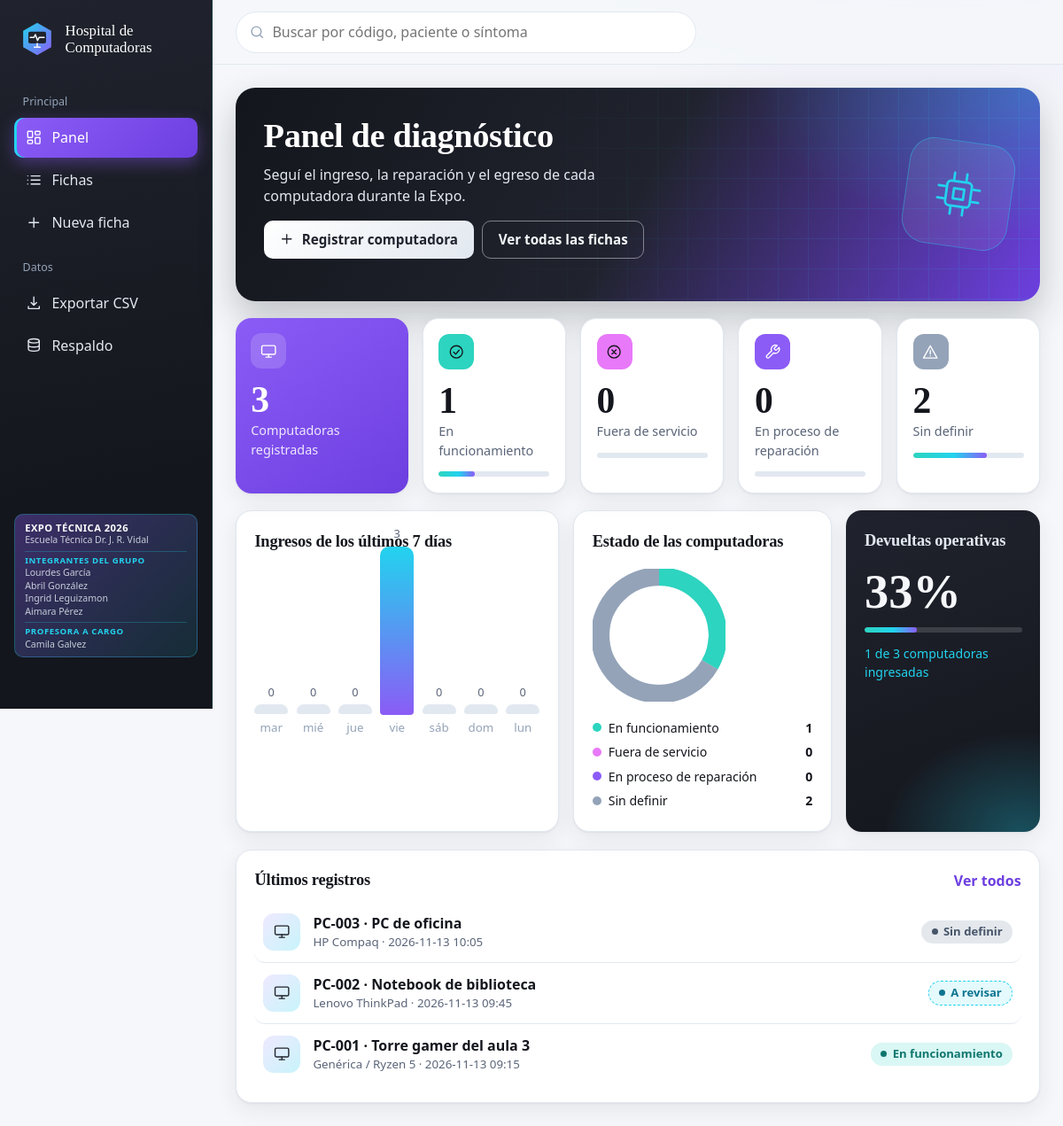
The page / on the database its author committed.
### tables this page shows
CREATE TABLE fichas (
            id            INTEGER PRIMARY KEY AUTOINCREMENT,
            codigo        TEXT,
            paciente      TEXT NOT NULL,
            marca_modelo  TEXT,
            sintoma       TEXT NOT NULL,
            estado_inicial TEXT,
            estudios      TEXT,
            resultados    TEXT,
            diagnostico   TEXT,
            tratamiento   TEXT,
            componentes   TEXT,
            prueba_final  TEXT,
            estado_final  TEXT,
            fecha_ingreso TEXT,
            fecha_egreso  TEXT,
            tecnico       TEXT
        , estado_anterior TEXT);

### app.py (the view)
@app.route("/")
def panel():
    db = get_db()
    resumen = calcular_resumen(db)
    total = resumen["total"]
    ultimos = db.execute("SELECT * FROM fichas ORDER BY id DESC LIMIT 5").fetchall()
    dias = ["lun", "mar", "mié", "jue", "vie", "sáb", "dom"]
    por_dia = []
    for i in range(6, -1, -1):
        d = date.today() - timedelta(days=i)
        n = db.execute("SELECT COUNT(*) FROM fichas WHERE fecha_ingreso LIKE ?",
                       (f"{d.isoformat()}%",)).fetchone()[0]
        por_dia.append({"dia": dias[d.weekday()], "n": n})
    maximo = max([x["n"] for x in por_dia] + [1])
    for x in por_dia:
        x["alto"] = round(x["n"] * 100 / maximo)
    segmentos, acumulado = [], 0
    for nombre in ESTADOS_FINALES + ["Sin definir"]:
        pct = resumen[nombre] * 100 / total if total else 0
        segmentos.append({"nombre": nombre, "cantidad": resumen[nombre],
                          "pct": round(pct, 2), "offset": round(-acumulado, 2)})
        acumulado += pct
    tasa = round(resumen["En funcionamiento"] * 100 / total) if total else 0
    return render_template("panel.html", resumen=resumen, ultimos=ultimos,
                           por_dia=por_dia, segmentos=segmentos, tasa=tasa)

### app.py (called while the page is built)
def get_db():
    if "db" not in g:
        g.db = sqlite3.connect(RUTA_DB)
        g.db.row_factory = sqlite3.Row  # permite usar fila["paciente"]
    return g.db

@app.teardown_appcontext
def cerrar_db(error=None):
    db = g.pop("db", None)
    if db is not None:
        db.close()

@app.template_filter("fecha")
def formatear_fecha(valor):
    return valor.replace("T", " ") if valor else "—"

@app.template_filter("ec")
def clase_estado(nombre):
    return CLASES_ESTADO.get(nombre, "sin")

def calcular_resumen(db):
    resumen = {"total": db.execute("SELECT COUNT(*) FROM fichas").fetchone()[0]}
    for e in ESTADOS_FINALES:
        resumen[e] = db.execute(
            "SELECT COUNT(*) FROM fichas WHERE estado_final = ?", (e,)).fetchone()[0]
    resumen["Sin definir"] = db.execute(
        "SELECT COUNT(*) FROM fichas WHERE estado_final IS NULL OR estado_final = ''"
    ).fetchone()[0]
    return resumen

### templates/panel.html
{% extends "base.html" %}
{% from "_iconos.html" import icono %}
{% block contenido %}
<section class="hero">
  <div>
    <h1>Panel de diagnóstico</h1>
    <p>Seguí el ingreso, la reparación y el egreso de cada computadora durante la Expo.</p>
    <div class="botones">
      <a class="boton claro" href="{{ url_for('nueva') }}">{{ icono('mas') }}Registrar computadora</a>
      <a class="boton fantasma" href="{{ url_for('listado') }}">Ver todas las fichas</a>
    </div>
  </div>
  <div class="hero-deco" aria-hidden="true">{{ icono('chip') }}</div>
</section>
<section class="stats">
  <article class="stat destacada"><span class="stat-ico">{{ icono('pc') }}</span>
    <strong>{{ resumen.total }}</strong><span class="stat-t">Computadoras registradas</span></article>
  {% for nombre, ic, cl in [('En funcionamiento','ok','fun'), ('Fuera de servicio','no','fue'), ('En proceso de reparación','llave','rep'), ('Sin definir','alerta','sin')] %}
  <article class="stat t-{{ cl }}"><span class="stat-ico">{{ icono(ic) }}</span>
    <strong>{{ resumen[nombre] }}</strong><span class="stat-t">{{ nombre }}</span>
    <i class="barrita"><b style="width: {{ (resumen[nombre] * 100 / resumen.total)|round if resumen.total else 0 }}%"></b></i></article>
  {% endfor %}
</section>
<section class="graficos">
  <article class="tarjeta">
    <h2>Ingresos de los últimos 7 días</h2>
    <div class="barras">
      {% set mayor = por_dia|map(attribute='n')|max %}
      {% for d in por_dia %}
        <div class="barra-col"><em>{{ d.n }}</em>
          <span class="barra-b {{ 'max' if d.n == mayor and d.n > 0 }}" style="height: {{ [d.alto, 6]|max }}%"></span>
          <small>{{ d.dia }}</small></div>
      {% endfor %}
    </div>
  </article>
  <article class="tarjeta">
    <h2>Estado de las computadoras</h2>
    <div class="dona-caja">
      <svg class="dona" viewBox="0 0 36 36" role="img" aria-label="Distribución por estado final">
        <circle class="dona-base" cx="18" cy="18" r="15.9155"/>
        {% for s in segmentos if s.cantidad %}
          <circle class="dona-seg c-{{ s.nombre|ec }}" cx="18" cy="18" r="15.9155"
                  stroke-dasharray="{{ s.pct }} {{ 100 - s.pct }}" stroke-dashoffset="{{ s.offset }}"/>
        {% endfor %}
      </svg>
      <ul class="leyenda">
        {% for s in segmentos %}<li><i class="c-{{ s.nombre|ec }}"></i>{{ s.nombre }}<b>{{ s.cantidad }}</b></li>{% endfor %}
      </ul>
    </div>
  </article>
  <article class="tarjeta oscura">
    <h2>Devueltas operativas</h2>
    <p class="gran">{{ tasa }}%</p>
    <i class="barrita"><b style="width: {{ tasa }}%"></b></i>
    <p class="chico">{{ resumen['En funcionamiento'] }} de {{ resumen.total }} computadoras ingresadas</p>
  </article>
</section>
<section class="tarjeta">
  <div class="cab"><h2>Últimos registros</h2><a class="enlace" href="{{ url_for('listado') }}">Ver todos</a></div>
  {% if ultimos %}
  <ul class="ultimos">
    {% for f in ultimos %}
    <li><a href="{{ url_for('ver', ficha_id=f.id) }}">
      <span class="ico-caja">{{ icono('pc') }}</span>
      <span class="u-txt"><strong>{{ f.codigo }} · {{ f.paciente }}</strong><small>{{ f.marca_modelo or 'Sin marca cargada' }} · {{ f.fecha_ingreso|fecha }}</small></span>
      {% if not f.estado_final and f.estado_anterior %}<span class="chip e-rev">A revisar</span>{% else %}<span class="chip e-{{ f.estado_final|ec }}">{{ f.estado_final or 'Sin definir' }}</span>{% endif %}
    </a></li>
    {% endfor %}
  </ul>
  {% else %}
  <p class="vacio">Todavía no hay computadoras registradas. <a href="{{ url_for('nueva') }}">Registrar la primera</a></p>
  {% endif %}
</section>
{% endblock %}

### templates/base.html (shortened to what this page needs)
{% from "_iconos.html" import icono %}
<!DOCTYPE html>
<html lang="es">
<head>
  <link rel="stylesheet" href="{{ url_for('static', filename='css/estilo.css') }}">
</head>
<body>
  <div class="app">
    <aside class="lateral">
      <a class="marca" href="{{ url_for('panel') }}">
        <img src="{{ url_for('static', filename='img/logo.svg') }}" alt="" width="40" height="40">
        <span>Hospital de<br>Computadoras</span>
      </a>
      <nav class="menu">
        <p class="menu-titulo">Principal</p>
        <a class="{{ 'activo' if request.endpoint == 'panel' }}" href="{{ url_for('panel') }}">{{ icono('panel') }}Panel</a>
        <a class="{{ 'activo' if request.endpoint in ('listado', 'ver', 'editar', 'eliminar') }}" href="{{ url_for('listado') }}">{{ icono('lista') }}Fichas</a>
        <a class="{{ 'activo' if request.endpoint == 'nueva' }}" href="{{ url_for('nueva') }}">{{ icono('mas') }}Nueva ficha</a>
        <p class="menu-titulo">Datos</p>
        <a href="{{ url_for('exportar') }}">{{ icono('bajar') }}Exportar CSV</a>
        <a href="{{ url_for('respaldo') }}">{{ icono('datos') }}Respaldo</a>
      </nav>
      <div class="lateral-pie">
        <strong>Expo Técnica 2026</strong>
        <span>Escuela Técnica Dr. J. R. Vidal</span>
        <span class="rotulo">Integrantes del grupo</span>
        <span>Lourdes García</span>
        <span>Abril González</span>
        <span>Ingrid Leguizamon</span>
        <span>Aimara Pérez</span>
        <span class="rotulo">Profesora a cargo</span>
        <span>Camila Galvez</span>
      </div>
    </aside>
    <div class="contenido">
      <header class="superior{{ '' if request.endpoint == 'panel' else ' vacia' }}">
        {% if request.endpoint == 'panel' %}
        <form class="buscador" method="get" action="{{ url_for('listado') }}">
          {{ icono('buscar') }}
          <input type="search" name="q" placeholder="Buscar por código, paciente o síntoma" aria-label="Buscar fichas">
        </form>
        {% endif %}
      </header>
      <main>
        {% block contenido %}{% endblock %}
      </main>
    </div>
  </div>
</body>
</html>

### templates/_iconos.html (shortened to what this page needs)
{% macro icono(n) -%}
<svg class="ico" viewBox="0 0 24 24" aria-hidden="true">{{ P[n]|safe }}</svg>
{%- endmacro %}

### rows shown on the page
fichas: id "1", estado_final "En funcionamiento", {{ (resumen[nombre] * 100 / resumen.total)|round if resumen.total else 0 }} 33.0 (drawn), nombre "En funcionamiento", cantidad "1", codigo "PC-001", paciente "Torre gamer del aula 3", marca_modelo "Genérica / Ryzen 5", fecha_ingreso|fecha "2026-11-13 09:15"
fichas: codigo "PC-003", paciente "PC de oficina", marca_modelo "HP Compaq", fecha_ingreso|fecha "2026-11-13 10:05", estado_final "Sin definir"
fichas: codigo "PC-002", paciente "Notebook de biblioteca", marca_modelo "Lenovo ThinkPad", fecha_ingreso|fecha "2026-11-13 09:45", estado_final "A revisar"

### other values the page prints
{{ resumen.total }} "3"
{{ resumen[nombre] }} "0" "0" "2"
{{ nombre }} "Fuera de servicio" "En proceso de reparación" "Sin definir"
{{ d.n }} "0" "0" "0" "3" "0" "0" "0"
{{ d.dia }} "mar" "mié" "jue" "vie" "sáb" "dom" "lun"
{{ s.nombre }} "Fuera de servicio" "En proceso de reparación" "Sin definir"
{{ s.cantidad }} "0" "0" "2"
{{ tasa }} "33"
{{ resumen['En funcionamiento'] }} "1"
